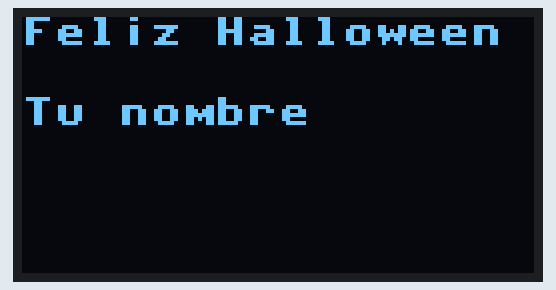
Bench run of a program on a simulated ESP32 board running MicroPython. Shown: 128×64 one-colour display. Library files of the repository ran but are not shown: ssd1306.py; what the program prints to the serial console is not drawn. At 0.1 s the program stops and its outputs stay as they are.

Above: at 0.1 s.

The program:

practica.py
```python
# Archivo de práctica de Luka: ruta de ejercicios de la guía (sección «Ruta de práctica»).
# Cambia solo lo que está DENTRO de practica(). El resto prepara la pantalla.
# Se ejecuta en el ESP32 simulado con el perfil «Práctica OLED — REMOTA GHI».
import time
from machine import Pin, I2C
import ssd1306


def preparar_pantalla():
    i2c = I2C(0, scl=Pin(22), sda=Pin(21), freq=400000)
    return ssd1306.SSD1306_I2C(128, 64, i2c)


def practica(display):
    # Reemplaza estas líneas por el código de la práctica que estés haciendo.
    display.fill(0)
    display.text("Feliz Halloween", 0, 0, 1)
    display.text("Tu nombre", 0, 20, 1)
    display.show()


def main():
    display = preparar_pantalla()
    practica(display)
    print("Práctica terminada")


if __name__ == "__main__":
    main()
```
